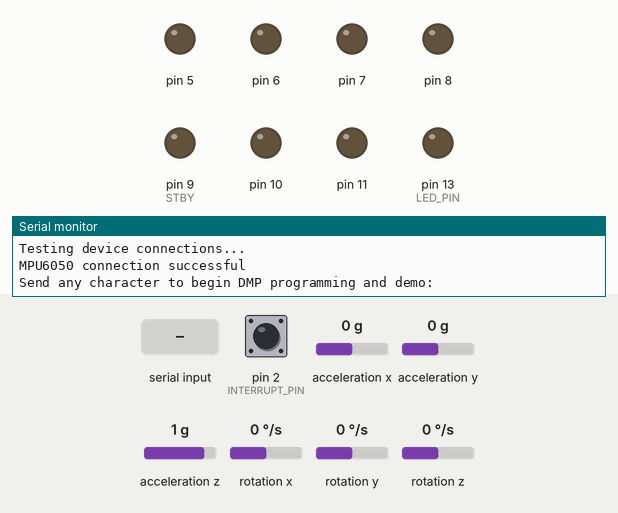
Recording of a sketch running on a simulated Arduino Uno, built with avr-gcc and run on an emulated ATmega328P. Parts: output pins drawn as LEDs (lit = HIGH), the last lines printed to the serial monitor. The inputs (shaded band) are chosen by the test bench; at power-on: acceleration x 0 g, acceleration y 0 g, pin 2 (INTERRUPT_PIN) LOW, acceleration z 1 g, rotation x 0 °/s, rotation y 0 °/s, rotation z 0 °/s. The sensor or clock chip raises its interrupt line as the real part does.

Above: at 1.0 s.
1.1 s: ",\n" received over Serial
At 2.8 s:
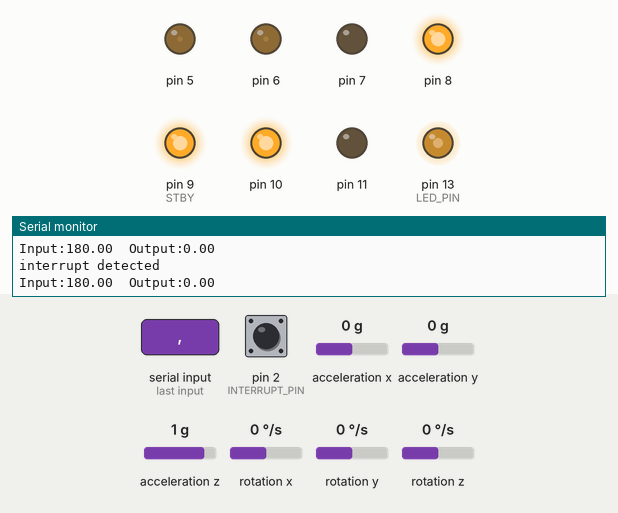
3.1 s: byte 44 (',') received over Serial
At 4.3 s:
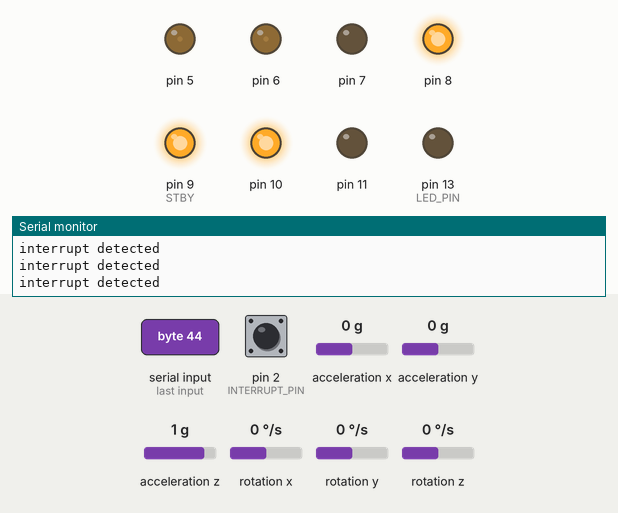
4.6 s: "90,45\n" received over Serial
6.4 s: acceleration x set to -1.4 g
At 7.4 s:
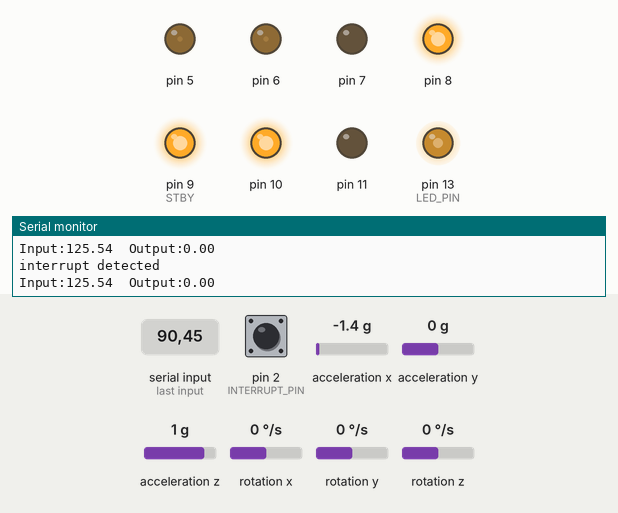
7.9 s: acceleration y set to -1.4 g
At 8.5 s:
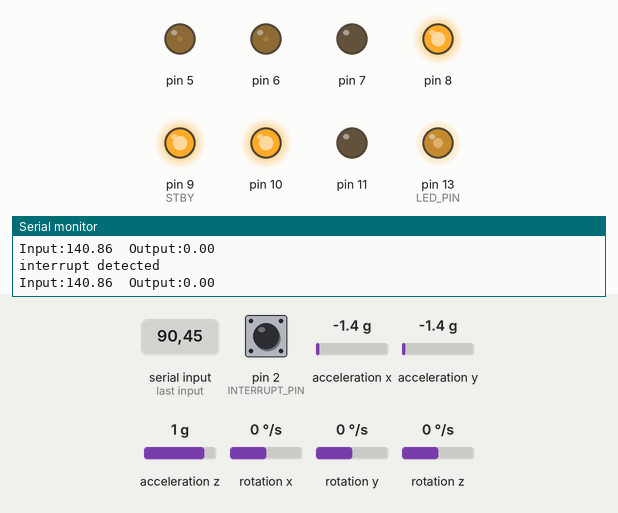
9.4 s: "30,150\n" received over Serial
At 9.8 s:
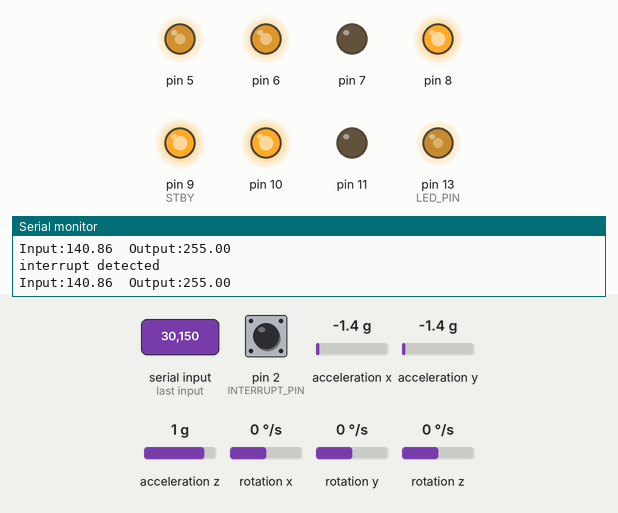
Timing chart, 0 to 11.9 s (numbered marks = the images above; inputs shaded):
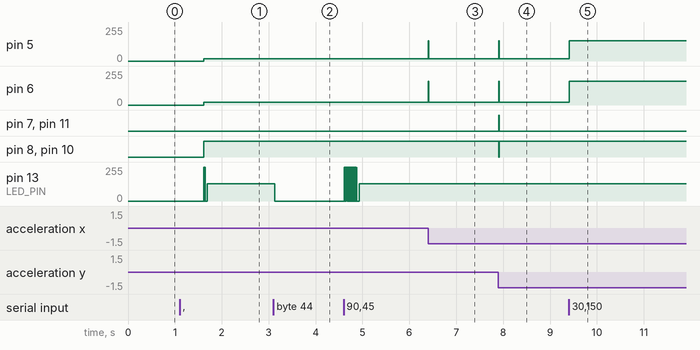

The sketch:

BalancingCar.ino
```cpp
// I2Cdev and MPU6050 must be installed as libraries, or else the .cpp/.h files
// for both classes must be in the include path of your project
#include "I2Cdev.h"
#include "PID_v1.h"
#include "MPU6050_6Axis_MotionApps20.h"
//#include "MPU6050.h" // not necessary if using MotionApps include file
#include "TBMotorController.h"
// Arduino Wire library is required if I2Cdev I2CDEV_ARDUINO_WIRE implementation
// is used in I2Cdev.h
#if I2CDEV_IMPLEMENTATION == I2CDEV_ARDUINO_WIRE
    #include "Wire.h"
#endif

// class default I2C address is 0x68
// specific I2C addresses may be passed as a parameter here
// AD0 low = 0x68 (default for SparkFun breakout and InvenSense evaluation board)
// AD0 high = 0x69
MPU6050 mpu;
//MPU6050 mpu(0x69); // <-- use for AD0 high

#define INTERRUPT_PIN 2  // use pin 2 on Arduino Uno & most boards
#define LED_PIN 13 // (Arduino is 13, Teensy is 11, Teensy++ is 6)
#define MIN_ABS_SPEED 30
bool blinkState = false;
const double M_PI=3.1415926535897932384626433832795028841950;

// MPU control/status vars
bool dmpReady = false;  // set true if DMP init was successful
uint8_t mpuIntStatus;   // holds actual interrupt status byte from MPU
uint8_t devStatus;      // return status after each device operation (0 = success, !0 = error)
uint16_t packetSize;    // expected DMP packet size (default is 42 bytes)
uint16_t fifoCount;     // count of all bytes currently in FIFO
uint8_t fifoBuffer[64]; // FIFO storage buffer

// orientation/motion vars
Quaternion q;           // [w, x, y, z]         quaternion container
VectorInt16 aa;         // [x, y, z]            accel sensor measurements
VectorInt16 aaReal;     // [x, y, z]            gravity-free accel sensor measurements
VectorInt16 aaWorld;    // [x, y, z]            world-frame accel sensor measurements
VectorFloat gravity;    // [x, y, z]            gravity vector
float euler[3];         // [psi, theta, phi]    Euler angle container
float ypr[3];           // [yaw, pitch, roll]   yaw/pitch/roll container and gravity vector


// ================================================================
// ===               INTERRUPT DETECTION ROUTINE                ===
// ================================================================

volatile bool mpuInterrupt = false;     // indicates whether MPU interrupt pin has gone high
void dmpDataReady() {
    mpuInterrupt = true;
    Serial.println("interrupt detected");
}

// ================================================================
// ===                    Motor & PID setup                     ===
// ================================================================

const int AIN1 = 8;   // 控制輸入A1
const int AIN2 = 7;   // 控制輸入A2
const int BIN1 = 10;  // 控制輸入B1
const int BIN2 = 11;   // 控制輸入B2
const int PWMA = 6;
const int PWMB = 5;
const int STBY = 9;  // 「待機」控制接Arduino的11腳

double motorSpeedFactorLeft = 0.7;
double motorSpeedFactorRight = 0.6;
TBMotorController motorController(PWMA, AIN1, AIN2, PWMB, BIN1, BIN2, motorSpeedFactorLeft, motorSpeedFactorRight);
//PID
double originalSetpoint = 180;
double setpoint = originalSetpoint;
double movingAngleOffset = 0.1;
double input, output;

//adjust these values to fit your own design
double Kp = 30;
double Kd = 0.1;
double Ki = 1;
PID pid(&input, &output, &setpoint, Kp, Ki, Kd, DIRECT);

int speed;

// ================================================================
// ===                      INITIAL SETUP                       ===
// ================================================================

void setup() {
    // join I2C bus (I2Cdev library doesn't do this automatically)
    #if I2CDEV_IMPLEMENTATION == I2CDEV_ARDUINO_WIRE
        Wire.begin();
        Wire.setClock(400000); // 400kHz I2C clock. Comment this line if having compilation difficulties
    #elif I2CDEV_IMPLEMENTATION == I2CDEV_BUILTIN_FASTWIRE
        Fastwire::setup(400, true);
    #endif

    // initialize serial communication
    // (115200 chosen because it is required for Teapot Demo output, but it's
    // really up to you depending on your project)
    Serial.begin(115200);
    while (!Serial); // wait for Leonardo enumeration, others continue immediately

    // NOTE: 8MHz or slower host processors, like the Teensy @ 3.3V or Arduino
    // Pro Mini running at 3.3V, cannot handle this baud rate reliably due to
    // the baud timing being too misaligned with processor ticks. You must use
    // 38400 or slower in these cases, or use some kind of external separate
    // crystal solution for the UART timer.

    // initialize device
    Serial.println(F("Initializing I2C devices..."));
    mpu.initialize();
    pinMode(INTERRUPT_PIN, INPUT);

    // verify connection
    Serial.println(F("Testing device connections..."));
    Serial.println(mpu.testConnection() ? F("MPU6050 connection successful") : F("MPU6050 connection failed"));

    // wait for ready
    Serial.println(F("\nSend any character to begin DMP programming and demo: "));
    while (Serial.available() && Serial.read()); // empty buffer
    while (!Serial.available());                 // wait for data
    while (Serial.available() && Serial.read()); // empty buffer again

    // load and configure the DMP
    Serial.println(F("Initializing DMP..."));
    devStatus = mpu.dmpInitialize();

    // supply your own gyro offsets here, scaled for min sensitivity
    mpu.setXGyroOffset(220);
    mpu.setYGyroOffset(76);
    mpu.setZGyroOffset(-85);
    mpu.setZAccelOffset(1788); // 1688 factory default for my test chip

    // make sure it worked (returns 0 if so)
    if (devStatus == 0) {
        // Calibration Time: generate offsets and calibrate our MPU6050
        mpu.CalibrateAccel(6);
        mpu.CalibrateGyro(6);
        mpu.PrintActiveOffsets();
        // turn on the DMP, now that it's ready
        Serial.println(F("Enabling DMP..."));
        mpu.setDMPEnabled(true);

        // enable Arduino interrupt detection
        Serial.print(F("Enabling interrupt detection (Arduino external interrupt "));
        Serial.print(digitalPinToInterrupt(INTERRUPT_PIN));
        Serial.println(F(")..."));
        attachInterrupt(digitalPinToInterrupt(INTERRUPT_PIN), dmpDataReady, RISING);
        mpuIntStatus = mpu.getIntStatus();

        // set our DMP Ready flag so the main loop() function knows it's okay to use it
        Serial.println(F("DMP ready! Waiting for first interrupt..."));
        dmpReady = true;

        // get expected DMP packet size for later comparison
        packetSize = mpu.dmpGetFIFOPacketSize();
    } else {
        // ERROR!
        // 1 = initial memory load failed
        // 2 = DMP configuration updates failed
        // (if it's going to break, usually the code will be 1)
        Serial.print(F("DMP Initialization failed (code "));
        Serial.print(devStatus);
        Serial.println(F(")"));
    }
    //setup PID
    pid.SetMode(AUTOMATIC);
    pid.SetSampleTime(10);
    pid.SetOutputLimits(-255, 255);
    // configure LED for output
    pinMode(LED_PIN, OUTPUT);
    // set STANDBY pin HIGH
    pinMode(STBY, OUTPUT);
    digitalWrite(STBY, HIGH);
}


// ================================================================
// ===                    MAIN PROGRAM LOOP                     ===
// ================================================================

void loop() {
  // if programming failed, don't try to do anything
  if (!dmpReady) return;
  // read a packet from FIFO
  if (Serial.available() > 0) {
    // read the incoming byte:
    char chr;
    int i = 0;
    char data[5]={};
    int paras[3]={};
    int count = 0;
    while ((chr = Serial.read()) != '\n') {
      // 確認輸入的字元介於'0'和'9'
    if (chr >= '0' && chr <= '9') {
      data[i] = chr;
      i++;
      }
    else if(chr == ','){
      data[i] = '\0';
      paras[count] = atoi(data);
      count++;
      i = 0;
      }
    }
    Serial.print("Kp\t");
    Serial.print(paras[0]);
    Serial.print("Kd\t");
    Serial.print(paras[1]);
    Serial.print("Ki\t");
    Serial.println(paras[2]);
    pid.SetTunings(paras[0], paras[2], paras[1]);//void PID::SetTunings(double Kp, double Ki, double Kd)
  }
  if (mpu.dmpGetCurrentFIFOPacket(fifoBuffer)) { // Get the Latest packet
    // display Euler angles in degrees
    mpu.dmpGetQuaternion(&q, fifoBuffer);
    mpu.dmpGetGravity(&gravity, &q);
    mpu.dmpGetYawPitchRoll(ypr, &q, &gravity);
//    Serial.print("ypr\t");
//    Serial.print(ypr[0] * 180/M_PI);
//    Serial.print("\t");
//    Serial.print(ypr[1] * 180/M_PI);
//    Serial.print("\t");
//    Serial.println(ypr[2] * 180/M_PI);

    input = ypr[1] * 180/M_PI + 180;
    // blink LED to indicate activity
    blinkState = !blinkState;
    digitalWrite(LED_PIN, blinkState);
  }
  pid.Compute();
  speed = motorController.move(output, MIN_ABS_SPEED);

  Serial.print("Input:");
  Serial.print(input);
  Serial.print("\t");
  Serial.print("Output:");
  Serial.println(output);
}
```

LMotorController.cpp
```cpp
#include "LMotorController.h"
#include "Arduino.h"


LMotorController::LMotorController(int ena, int in1, int in2, int enb, int in3, int in4, double motorAConst, double motorBConst)
{
    _motorAConst = motorAConst;
    _motorBConst = motorBConst;

	_ena = ena;
	_in1 = in1;
	_in2 = in2;
	_enb = enb;
	_in3 = in3;
	_in4 = in4;

	pinMode(_ena, OUTPUT);
	pinMode(_in1, OUTPUT);
	pinMode(_in2, OUTPUT);

	pinMode(_enb, OUTPUT);
	pinMode(_in3, OUTPUT);
	pinMode(_in4, OUTPUT);
}


void LMotorController::move(int leftSpeed, int rightSpeed, int minAbsSpeed)
{
    if (rightSpeed < 0)
    {
        rightSpeed = min(rightSpeed, -1*minAbsSpeed);
        rightSpeed = max(rightSpeed, -255);
    }
    else if (rightSpeed > 0)
    {
        rightSpeed = max(rightSpeed, minAbsSpeed);
        rightSpeed = min(rightSpeed, 255);
    }

    int realRightSpeed = map(abs(rightSpeed), 0, 255, minAbsSpeed, 255);

    if (leftSpeed < 0)
    {
        leftSpeed = min(leftSpeed, -1*minAbsSpeed);
        leftSpeed = max(leftSpeed, -255);
    }
    else if (leftSpeed > 0)
    {
        leftSpeed = max(leftSpeed, minAbsSpeed);
        leftSpeed = min(leftSpeed, 255);
    }

    int realLeftSpeed = map(abs(leftSpeed), 0, 255, minAbsSpeed, 255);

    digitalWrite(_in3, rightSpeed > 0 ? HIGH : LOW);
    digitalWrite(_in4, rightSpeed > 0 ? LOW : HIGH);
    digitalWrite(_in1, leftSpeed > 0 ? HIGH : LOW);
    digitalWrite(_in2, leftSpeed > 0 ? LOW : HIGH);
    analogWrite(_ena, realRightSpeed * _motorAConst);
    analogWrite(_enb, realLeftSpeed * _motorBConst);
}


void LMotorController::move(int speed, int minAbsSpeed)
{
    int direction = 1;

    if (speed < 0)
    {
        direction = -1;

        speed = min(speed, -1*minAbsSpeed);
        speed = max(speed, -255);
    }
    else
    {
        speed = max(speed, minAbsSpeed);
        speed = min(speed, 255);
    }

    if (speed == _currentSpeed) return;

    int realSpeed = max(minAbsSpeed, abs(speed));

    digitalWrite(_in1, speed > 0 ? HIGH : LOW);
    digitalWrite(_in2, speed > 0 ? LOW : HIGH);
    digitalWrite(_in3, speed > 0 ? HIGH : LOW);
    digitalWrite(_in4, speed > 0 ? LOW : HIGH);
    analogWrite(_ena, realSpeed * _motorAConst);
    analogWrite(_enb, realSpeed * _motorBConst);

    _currentSpeed = direction * realSpeed;
}


void LMotorController::move(int speed)
{
    if (speed == _currentSpeed) return;

    if (speed > 255) speed = 255;
    else if (speed < -255) speed = -255;

    digitalWrite(_in1, speed > 0 ? HIGH : LOW);
    digitalWrite(_in2, speed > 0 ? LOW : HIGH);
    digitalWrite(_in3, speed > 0 ? HIGH : LOW);
    digitalWrite(_in4, speed > 0 ? LOW : HIGH);
    analogWrite(_ena, abs(speed) * _motorAConst);
    analogWrite(_enb, abs(speed) * _motorBConst);

    _currentSpeed = speed;
}


void LMotorController::turnLeft(int speed, bool kick)
{
    digitalWrite(_in1, HIGH);
    digitalWrite(_in2, LOW);
    digitalWrite(_in3, LOW);
    digitalWrite(_in4, HIGH);

    if (kick)
    {
        analogWrite(_ena, 255);
        analogWrite(_enb, 255);

        delay(100);
    }

    analogWrite(_ena, speed * _motorAConst);
    analogWrite(_enb, speed * _motorBConst);
}


void LMotorController::turnRight(int speed, bool kick)
{
    digitalWrite(_in1, LOW);
    digitalWrite(_in2, HIGH);
    digitalWrite(_in3, HIGH);
    digitalWrite(_in4, LOW);

    if (kick)
    {
        analogWrite(_ena, 255);
        analogWrite(_enb, 255);

        delay(100);
    }

    analogWrite(_ena, speed * _motorAConst);
    analogWrite(_enb, speed * _motorBConst);
}


void LMotorController::stopMoving()
{
    digitalWrite(_in1, LOW);
    digitalWrite(_in2, LOW);
    digitalWrite(_in3, LOW);
    digitalWrite(_in4, LOW);
    digitalWrite(_ena, HIGH);
    digitalWrite(_enb, HIGH);

    _currentSpeed = 0;
}
```

LMotorController.h
```cpp
#ifndef LMotorController_h
#define LMotorController_h


#include "Arduino.h"


class LMotorController
{
protected:
    int _ena, _in1, _in2, _enb, _in3, _in4;
    int _currentSpeed;
    double _motorAConst, _motorBConst;
public:
    LMotorController(int ena, int in1, int in2, int enb, int in3, int in4, double motorAConst, double motorBConst);
    void move(int leftSpeed, int rightSpeed, int minAbsSpeed);
    void move(int speed);
    void move(int speed, int minAbsSpeed);
    void turnLeft(int speed, bool kick);
    void turnRight(int speed, bool kick);
    void stopMoving();
};


#endif
```

TBMotorController.h
```cpp
  class TBMotorController
{
protected:
    int _ena, _in1, _in2, _enb, _in3, _in4;
    int _currentSpeed;
    double _motorAConst, _motorBConst;
public:
    TBMotorController(int ena, int in1, int in2, int enb, int in3, int in4, double motorAConst, double motorBConst);
    void move(int leftSpeed, int rightSpeed, int minAbsSpeed);
    void move(int speed);
    int move(int speed, int minAbsSpeed);
    void turnLeft(int speed, bool kick);
    void turnRight(int speed, bool kick);
    void stopMoving();
};

TBMotorController::TBMotorController(int ena, int in1, int in2, int enb, int in3, int in4, double motorAConst, double motorBConst)
{
    _motorAConst = motorAConst;
    _motorBConst = motorBConst;

	_ena = ena;
	_in1 = in1;
	_in2 = in2;
	_enb = enb;
	_in3 = in3;
	_in4 = in4;

	pinMode(_ena, OUTPUT);
	pinMode(_in1, OUTPUT);
	pinMode(_in2, OUTPUT);

	pinMode(_enb, OUTPUT);
	pinMode(_in3, OUTPUT);
	pinMode(_in4, OUTPUT);
}

int TBMotorController::move(int speed, int minAbsSpeed)
{
    int direction = 1;

    if (speed < 0)
    {
        direction = -1;

        speed = min(speed, -1*minAbsSpeed);
        speed = max(speed, -255);
    }
    else
    {
        speed = max(speed, minAbsSpeed);
        speed = min(speed, 255);
    }

    // if (speed == _currentSpeed) return -1;

    int realSpeed = max(minAbsSpeed, abs(speed));
    digitalWrite(_in1, speed > 0 ? HIGH : LOW);
    digitalWrite(_in2, speed > 0 ? LOW : HIGH);
    digitalWrite(_in3, speed > 0 ? HIGH : LOW);
    digitalWrite(_in4, speed > 0 ? LOW : HIGH);
    analogWrite(_ena, realSpeed * _motorAConst);
    analogWrite(_enb, realSpeed * _motorBConst);

    _currentSpeed = direction * realSpeed;
    return realSpeed;
}


void TBMotorController::move(int speed)
{
    if (speed == _currentSpeed) return;

    if (speed > 255) speed = 255;
    else if (speed < -255) speed = -255;

    digitalWrite(_in1, speed > 0 ? HIGH : LOW);
    digitalWrite(_in2, speed > 0 ? LOW : HIGH);
    digitalWrite(_in3, speed > 0 ? HIGH : LOW);
    digitalWrite(_in4, speed > 0 ? LOW : HIGH);
    analogWrite(_ena, abs(speed) * _motorAConst);
    analogWrite(_enb, abs(speed) * _motorBConst);

    _currentSpeed = speed;
}

void TBMotorController::stopMoving()
{
    digitalWrite(_in1, LOW);
    digitalWrite(_in2, LOW);
    digitalWrite(_in3, LOW);
    digitalWrite(_in4, LOW);
    digitalWrite(_ena, HIGH);
    digitalWrite(_enb, HIGH);

    _currentSpeed = 0;
}
```

Measured:
- after the input at 1.1 s, pin 5: 0/255 → 18/255 after 0.52 s; pin 6: 0/255 → 21/255 after 0.52 s; pin 8, pin 10: LOW → HIGH after 0.52 s; pin 9 (STBY): LOW → HIGH after 0.51 s; pin 13 (LED_PIN): 0/255 → 129/255 after 0.52 s
- after the input at 3.1 s, pin 13 (LED_PIN): 129/255 → 0/255 at once
- after the input at 6.4 s, pin 5: 18/255 → 153/255 at once, → 18/255 0.01 s later; pin 6: 21/255 → 178/255 at once, → 21/255 0.01 s later
- after the input at 7.9 s, pin 5: 18/255 → 153/255 at once, → 18/255 0.01 s later; pin 6: 21/255 → 178/255 at once, → 21/255 0.01 s later; pin 7, pin 11: LOW → HIGH at once, → LOW 0.01 s later; pin 8, pin 10: HIGH → LOW at once, → HIGH 0.01 s later
- after the input at 9.4 s, pin 5: 18/255 → 153/255 at once; pin 6: 21/255 → 178/255 at once
